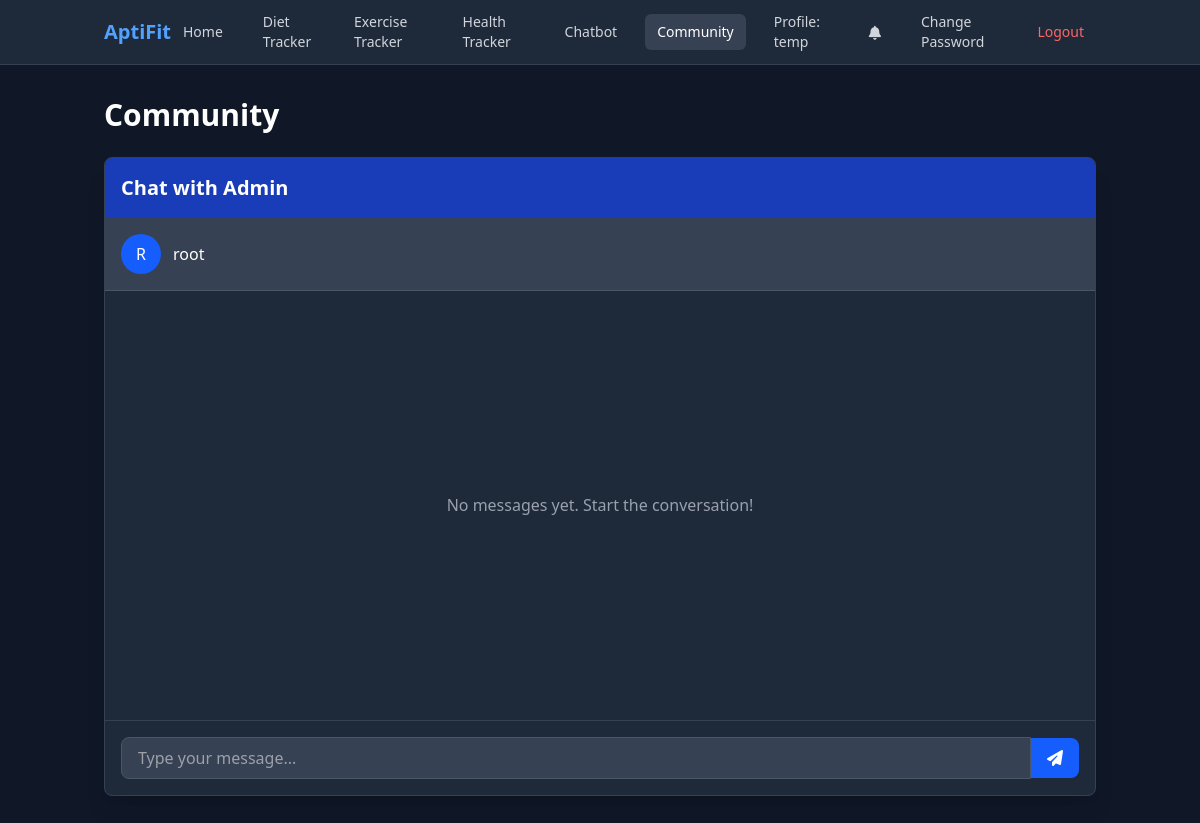
Before: /community/ (signed in) with the older database file.
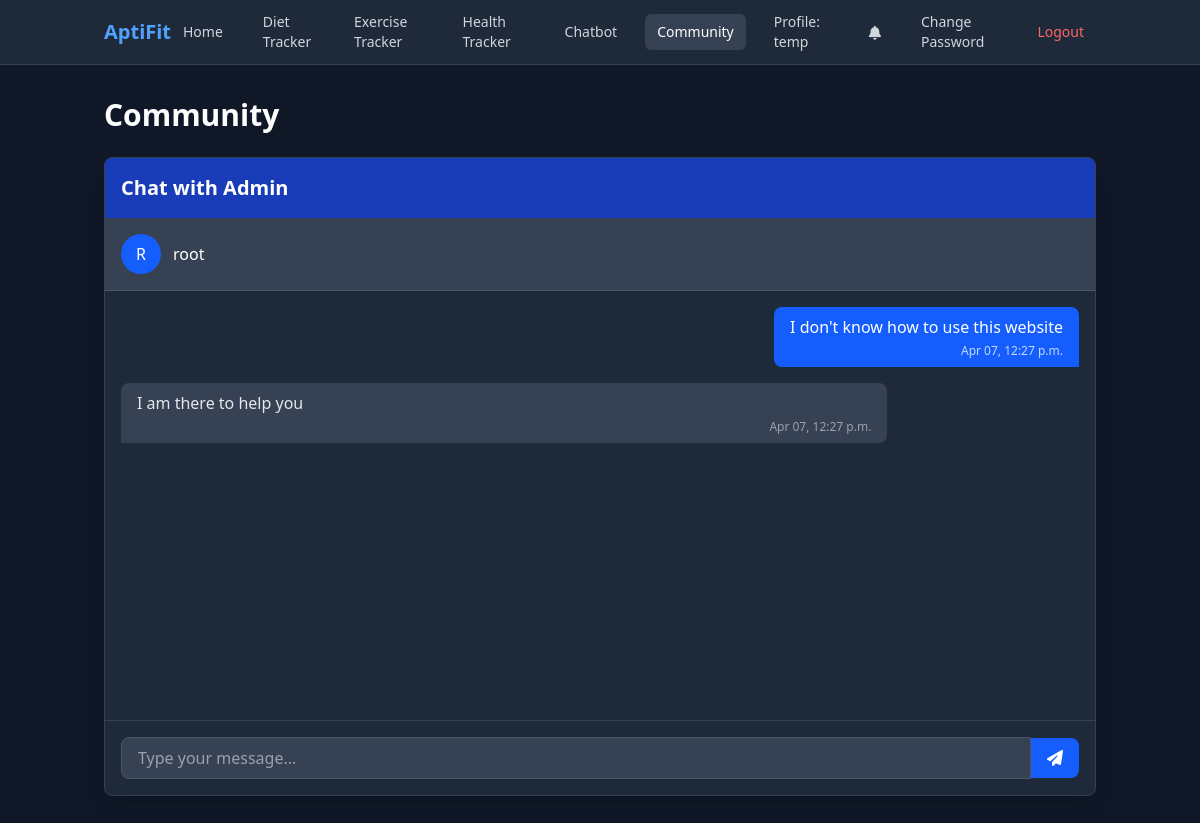
After: the same page with the newer database file.
### fitness/models.py (models this page shows, shortened)
class CommunityMessage(models.Model):
    sender = models.ForeignKey(
        User, on_delete=models.CASCADE, related_name='sent_messages')
    receiver = models.ForeignKey(
        User, on_delete=models.CASCADE, related_name='received_messages', null=True, blank=True)
    message = models.TextField()
    timestamp = models.DateTimeField(auto_now_add=True)
    is_read = models.BooleanField(default=False)
    class Meta:
        ordering = ['-timestamp']

### fitness/views.py (the view)
# urls.py: path('community/', views.community, name='community'),
@login_required
def community(request):
    user = request.user
    context = {}
    if user.is_superuser:
        all_users = User.objects.exclude(id=user.id).order_by('username')
        context['all_users'] = all_users
        selected_user_id = request.GET.get('user_id')
        if selected_user_id:
            try:
                selected_user = User.objects.get(id=selected_user_id)
                context['selected_user'] = selected_user
                chat_messages = CommunityMessage.objects.filter(
                    (Q(sender=user) & Q(receiver=selected_user)) |
                    (Q(sender=selected_user) & Q(receiver=user))
                ).order_by('timestamp')
                unread_messages = chat_messages.filter(
                    receiver=user, is_read=False)
                unread_messages.update(is_read=True)
                context['chat_messages'] = chat_messages
                if request.headers.get('X-Requested-With') == 'XMLHttpRequest':
                    return render(request, 'fitness/partials/chat_messages.html', context)
            except User.DoesNotExist:
                pass
    else:
        admin_users = User.objects.filter(is_superuser=True)
        if admin_users.exists():
            admin_user = admin_users.first()
            context['admin_user'] = admin_user
            chat_messages = CommunityMessage.objects.filter(
                (Q(sender=user) & Q(receiver=admin_user)) |
                (Q(sender=admin_user) & Q(receiver=user))
            ).order_by('timestamp')
            unread_messages = chat_messages.filter(
                receiver=user, is_read=False)
            unread_messages.update(is_read=True)
            context['chat_messages'] = chat_messages
            if request.headers.get('X-Requested-With') == 'XMLHttpRequest':
                return render(request, 'fitness/partials/chat_messages.html', context)
    return render(request, 'fitness/community.html', context)

### fitness/templates/fitness/community.html (shortened to what this page needs)
{% extends 'fitness/base.html' %}
{% block content %}
<div class="container mx-auto px-4 py-8">
  <h1 class="text-3xl font-bold text-white mb-6">Community</h1>
  <div class="bg-gray-800 rounded-lg shadow-xl border border-gray-700 overflow-hidden">
    <div class="bg-blue-800 text-white p-4">
      <h2 class="text-xl font-bold">{% if user.is_superuser %}Admin Dashboard{% else %}Chat with Admin{% endif %}</h2>
    </div>
    <div class="grid grid-cols-1 {% if user.is_superuser %}md:grid-cols-4{% endif %}">
      <div class="{% if user.is_superuser %}md:col-span-3{% endif %} flex flex-col h-[70vh]">
        <div class="p-4 bg-gray-700 border-b border-gray-600 flex items-center">
          {% if user.is_superuser %}
            {% if selected_user %}
              <div class="bg-blue-600 rounded-full w-10 h-10 flex items-center justify-center text-white font-medium mr-3">
                {{ selected_user.username|first|upper }}
              </div>
              <h3 class="font-medium text-white">{{ selected_user.username }}</h3>
            {% else %}
              <h3 class="font-medium text-gray-400">Select a user to start chatting</h3>
            {% endif %}
          {% else %}
            {% if admin_user %}
              <div class="bg-blue-600 rounded-full w-10 h-10 flex items-center justify-center text-white font-medium mr-3">
                {{ admin_user.username|first|upper }}
              </div>
              <h3 class="font-medium text-white">{{ admin_user.username }}</h3>
            {% else %}
              <h3 class="font-medium text-gray-400">No admin available</h3>
            {% endif %}
          {% endif %}
        </div>
        <div class="flex-1 p-4 overflow-y-auto bg-gray-800" id="chat-messages">
          {% if chat_messages %}
            {% for message in chat_messages %}
              <div class="mb-4 {% if message.sender == user %}flex justify-end{% endif %}">
                <div class="{% if message.sender == user %}bg-blue-600 text-white rounded-tl-lg rounded-tr-lg rounded-bl-lg{% else %}bg-gray-700 text-gray-200 rounded-tr-lg rounded-tl-lg rounded-br-lg{% endif %} py-2 px-4 max-w-[80%]">
                  <p>{{ message.message }}</p>
                  <p class="text-xs {% if message.sender == user %}text-blue-200{% else %}text-gray-400{% endif %} mt-1 text-right">
                    {{ message.timestamp|date:"M d, g:i a" }}
                  </p>
                </div>
              </div>
            {% endfor %}
          {% else %}
            {% if user.is_superuser and not selected_user %}
              <div class="flex items-center justify-center h-full">
                <p class="text-gray-400">Select a user to start chatting</p>
              </div>
            {% else %}
              <div class="flex items-center justify-center h-full">
                <p class="text-gray-400">No messages yet. Start the conversation!</p>
              </div>
            {% endif %}
          {% endif %}
        </div>
        <div class="p-4 border-t border-gray-700">
          {% if user.is_superuser and selected_user or not user.is_superuser and admin_user %}
            <form method="post" action="{% url 'send_message' %}" class="flex items-center">
              <input type="text" name="message" placeholder="Type your message..." class="flex-1 bg-gray-700 border border-gray-600 rounded-l-lg px-4 py-2 text-white focus:outline-none focus:ring-2 focus:ring-blue-500">
              <button type="submit" class="bg-blue-600 hover:bg-blue-700 text-white px-4 py-2 rounded-r-lg transition duration-300">
                <i class="fas fa-paper-plane"></i>
              </button>
            </form>
          {% endif %}
        </div>
      </div>
    </div>
  </div>
</div>
{% endblock %}

### fitness/templates/fitness/base.html (shortened to what this page needs)
<!DOCTYPE html>
<html lang="en">
  <head>
    <script src="https://cdn.jsdelivr.net/npm/@tailwindcss/browser@4"></script>
    <link rel="stylesheet" href="https://cdnjs.cloudflare.com/ajax/libs/font-awesome/6.4.0/css/all.min.css">
  </head>
  <body class="bg-gray-900 min-h-screen text-gray-200">
    <nav class="bg-gray-800 border-b border-gray-700">
      <div class="container mx-auto px-4">
        <div class="flex justify-between items-center h-16">
          <div class="flex-shrink-0 font-bold text-xl text-blue-400">
            AptiFit
          </div>
          <div class="flex space-x-2 md:space-x-4 items-center">
            <a href="{% url 'index' %}" class="px-3 py-2 rounded-md text-sm font-medium {% if request.path == '/' %}bg-gray-700 text-white{% else %}text-gray-300 hover:bg-gray-700 hover:text-white{% endif %} transition duration-300">
              Home
            </a>
            {% if user.userprofile.height and user.userprofile.weight and user.userprofile.sex and user.userprofile.age %}
            <a href="{% url 'diet_tracker' %}" class="px-3 py-2 rounded-md text-sm font-medium {% if '/diet_tracker/' in request.path %}bg-gray-700 text-white{% else %}text-gray-300 hover:bg-gray-700 hover:text-white{% endif %} transition duration-300">
              Diet Tracker
            </a>
            <a href="{% url 'exercise_tracker' %}" class="px-3 py-2 rounded-md text-sm font-medium {% if '/exercise_tracker/' in request.path %}bg-gray-700 text-white{% else %}text-gray-300 hover:bg-gray-700 hover:text-white{% endif %} transition duration-300">
              Exercise Tracker
            </a>
            <a href="{% url 'health_tracker' %}" class="px-3 py-2 rounded-md text-sm font-medium {% if '/health_tracker/' in request.path %}bg-gray-700 text-white{% else %}text-gray-300 hover:bg-gray-700 hover:text-white{% endif %} transition duration-300">
              Health Tracker
            </a>
            <a href="{% url 'chatbot' %}" class="px-3 py-2 rounded-md text-sm font-medium {% if '/chatbot/' in request.path %}bg-gray-700 text-white{% else %}text-gray-300 hover:bg-gray-700 hover:text-white{% endif %} transition duration-300">
              Chatbot
            </a>
            {% endif %}
            <a href="{% url 'community' %}" class="px-3 py-2 rounded-md text-sm font-medium {% if '/community/' in request.path %}bg-gray-700 text-white{% else %}text-gray-300 hover:bg-gray-700 hover:text-white{% endif %} transition duration-300">
              Community
            </a>
            <a href="{% url 'profile' %}" class="px-3 py-2 rounded-md text-sm font-medium {% if '/profile/' in request.path %}bg-gray-700 text-white{% else %}text-gray-300 hover:bg-gray-700 hover:text-white{% endif %} transition duration-300">
              Profile: {{ user.username }}
            </a>
            <div class="relative">
              <a href="#" id="notification-btn" class="px-3 py-2 rounded-md text-sm font-medium text-gray-300 hover:bg-gray-700 hover:text-white transition duration-300">
                <i class="fas fa-bell"></i>
              </a>
            </div>
            <a href="{% url 'change_password' %}" class="px-3 py-2 rounded-md text-sm font-medium text-gray-300 hover:bg-gray-700 hover:text-white transition duration-300">
              Change Password
            </a>
            <a href="{% url 'logout' %}" class="px-3 py-2 rounded-md text-sm font-medium text-red-400 hover:bg-red-900 hover:text-red-200 transition duration-300">
              Logout
            </a>
          </div>
        </div>
      </div>
    </nav>
    {% block content %}{% endblock %}
  </body>
</html>

Changed rows visible on the page:
added CommunityMessage: message "I don't know how to use this website", timestamp "Apr 07, 12:27 p.m."
added CommunityMessage: message "I am there to help you", timestamp "Apr 07, 12:27 p.m."
Other visible differences:
text no longer shown: "No messages yet. Start the conversation!"
